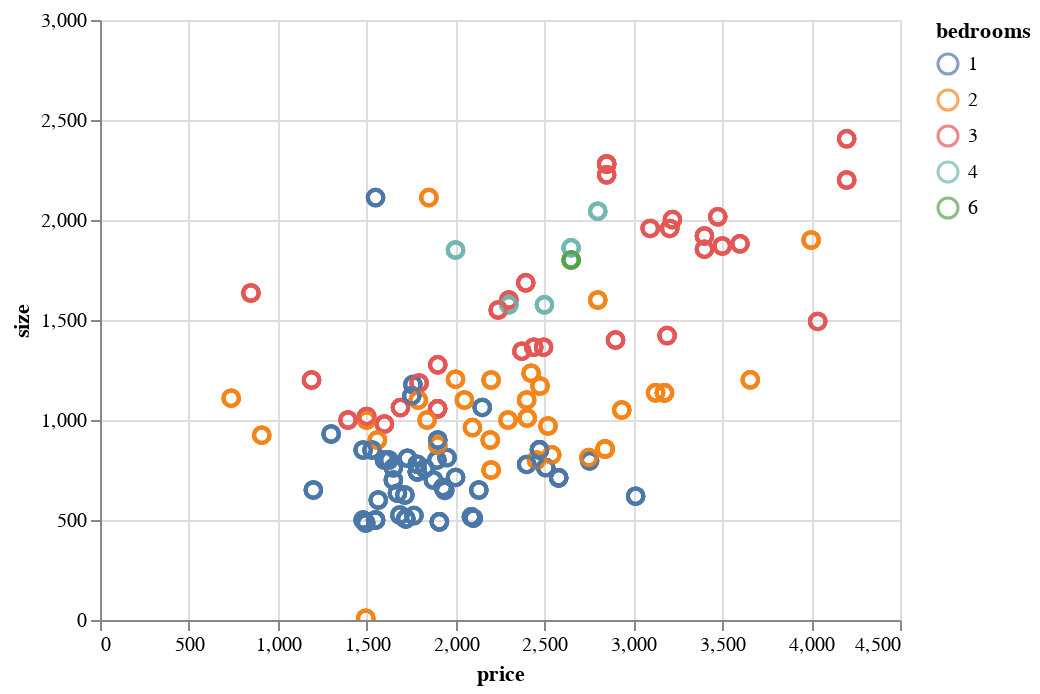

Here is the notebook cell this chart was saved with:
### Code cell
alt.Chart(results).mark_point(size=60).encode(
    x=alt.X("price:Q"),
    y=alt.Y("size:Q", scale=alt.Scale(domain=(0, 3000))),
    color="bedrooms:N",
    tooltip=["title", "price", "size", "bedrooms"],
).interactive()

### Figure 1 — Vega-Lite specification as saved in the notebook (floating-point values rounded to 4 significant figures; data arrays with more than 128 entries replaced by an {"elided": "..."} marker saying what was removed)
{"config": {"view": {"continuousWidth": 400, "continuousHeight": 300}}, "data": {"name": "data-7b9906b5c4af60cb3179f113a2df560a"}, "mark": {"type": "point", "size": 60}, "encoding": {"color": {"field": "bedrooms", "type": "nominal"}, "tooltip": [{"field": "title", "type": "nominal"}, {"field": "price", "type": "quantitative"}, {"field": "size", "type": "quantitative"}, {"field": "bedrooms", "type": "quantitative"}], "x": {"field": "price", "type": "quantitative"}, "y": {"field": "size", "scale": {"domain": [0, 3000]}, "type": "quantitative"}}, "selection": {"selector006": {"type": "interval", "bind": "scales", "encodings": ["x", "y"]}}, "$schema": "https://vega.github.io/schema/vega-lite/v4.17.0.json", "datasets": {"data-7b9906b5c4af60cb3179f113a2df560a": {"elided": "600 records"}}}
